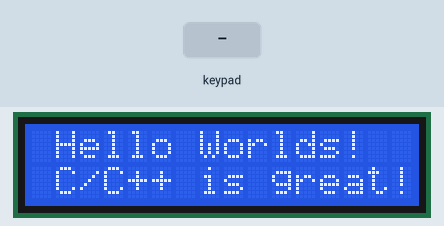
A sketch run on a simulated Arduino Uno, built with avr-gcc and run on an emulated ATmega328P. Parts: 16×2 character LCD. Inputs (shaded band) come from the test bench.

Above: at 1.2 s.
1.3 s: key 'L' pressed
At 1.51 s:
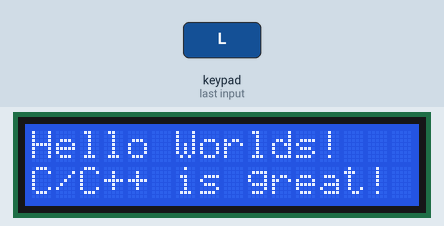
At 3.0 s:
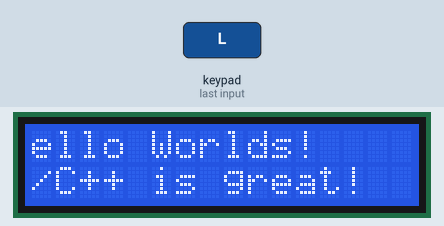
Timing chart, 0 to 4.5 s (numbered marks = the images above; inputs shaded):
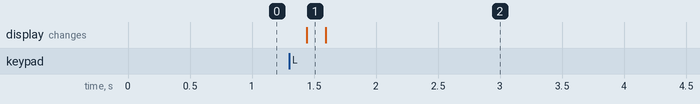

The sketch:

scroll-text.ino
```cpp
#include <Wire.h>
#include <Adafruit_RGBLCDShield.h>
#include <utility/Adafruit_MCP23017.h>
#include <string.h>

Adafruit_RGBLCDShield lcd = Adafruit_RGBLCDShield ();

void setup() {
  // put your setup code here, to run once:
  Serial.begin(9600);
  lcd.begin(16,2);
  lcd.setCursor(1,0);
  lcd.print("Hello Worlds!");
  lcd.setCursor(1,1);
  lcd.print("C/C++ is great!");
}

void loop() {
  // put your main code here, to run repeatedly:
  uint8_t demButtons = lcd.readButtons();

  if (demButtons & BUTTON_LEFT) {
    lcd.scrollDisplayLeft();
  } else if (demButtons & BUTTON_RIGHT) {
    lcd.scrollDisplayRight();
  }
  delay(150);
}
```

Measured:
- after the input at 1.3 s, the display: changes after 0.14 s (image 1)
